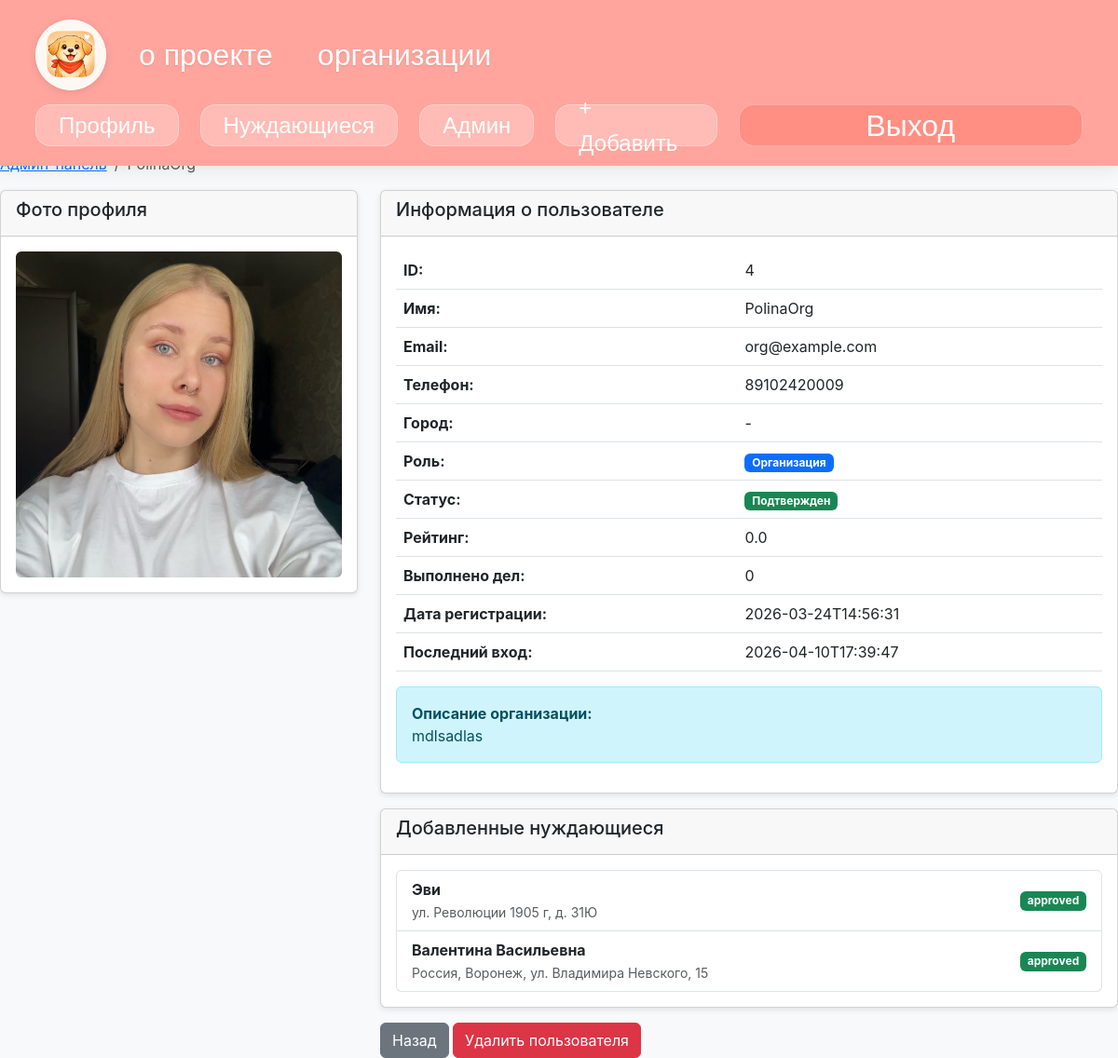
Before: /admin/user/4 (signed in) with the older database file.
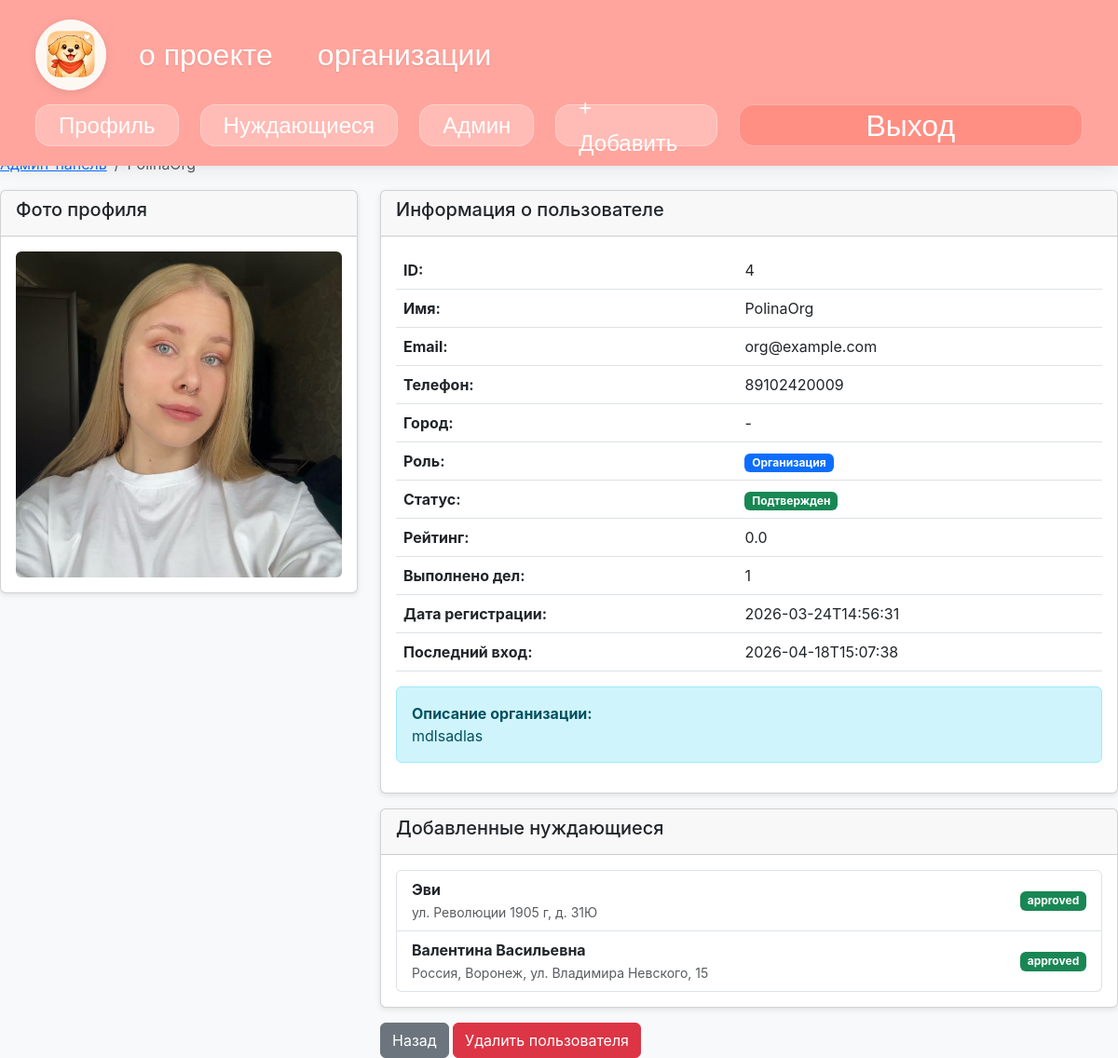
After: the same page with the newer database file.
### tables this page shows
CREATE TABLE users (id INTEGER PRIMARY KEY AUTOINCREMENT UNIQUE NOT NULL, name TEXT NOT NULL, email TEXT UNIQUE NOT NULL, password TEXT UNIQUE NOT NULL, photo TEXT, role TEXT NOT NULL, is_verified INTEGER DEFAULT (0), rating REAL DEFAULT (0), completed_tasks INTEGER DEFAULT (0), organization_name TEXT, organization_description TEXT, created_at TEXT, last_login TEXT, phone TEXT UNIQUE);

### app.py (the view)
@app.route('/admin/user/<int:user_id>')
def admin_user_detail(user_id):
    if 'user_id' not in session:
        return redirect(url_for('login'))
    with sqlite3.connect(DB_NAME) as conn:
        c = conn.cursor()
        c.execute('SELECT role FROM users WHERE id = ?', (session['user_id'],))
        admin_role = c.fetchone()
        if not admin_role or admin_role[0] != 'admin':
            flash('Доступ запрещен')
            return redirect(url_for('index'))
        c.execute('''SELECT id, name, email, phone, role, is_verified, rating,
                            completed_tasks, photo, created_at, last_login,
                            organization_description
                     FROM users WHERE id = ?''', (user_id,))
        user_data = c.fetchone()
        if not user_data:
            flash('Пользователь не найден')
            return redirect(url_for('admin_users'))
        user = {
            'id': user_data[0],
            'name': user_data[1],
            'email': user_data[2],
            'phone': user_data[3],
            'role': user_data[4],
            'is_verified': user_data[5],
            'rating': user_data[6],
            'completed_tasks': user_data[7],
            'photo': user_data[8],
            'created_at': user_data[9],
            'last_login': user_data[10],
            'organization_description': user_data[11]
        }
        needies = []
        if user['role'] == 'organization':
            c.execute('''SELECT id, name, address, status
                         FROM needies
                         WHERE organization_id = ?
                         ORDER BY created_at DESC''', (user_id,))
            needies_data = c.fetchall()
            for n in needies_data:
                needies.append({
                    'id': n[0],
                    'name': n[1],
                    'address': n[2],
                    'status': n[3]
                })
        return render_template('admin/user_detail.html', user=user, needies=needies)

### templates/admin/user_detail.html (shortened to what the changed rows need)
{% extends "layout.html" %}
{% block content %}
<div class="mt-4">
    <div class="row">
        <div class="col-md-8">
            <div class="card mb-3">
                <div class="card-body">
                    <table class="table">
                        <tr>
                            <th>ID:</th>
                            <td>{{ user.id }}</td>
                        </tr>
                        <tr>
                            <th>Имя:</th>
                            <td>{{ user.name }}</td>
                        </tr>
                        <tr>
                            <th>Email:</th>
                            <td>{{ user.email }}</td>
                        </tr>
                        <tr>
                            <th>Телефон:</th>
                            <td>{{ user.phone or '-' }}</td>
                        </tr>
                        <tr>
                            <th>Город:</th>
                        </tr>
                        <tr>
                            <th>Роль:</th>
                        </tr>
                        <tr>
                            <th>Статус:</th>
                        </tr>
                        <tr>
                            <th>Рейтинг:</th>
                            <td>{{ "%.1f"|format(user.rating) }}</td>
                        </tr>
                        <tr>
                            <th>Выполнено дел:</th>
                            <td>{{ user.completed_tasks }}</td>
                        </tr>
                        <tr>
                            <th>Дата регистрации:</th>
                            <td>{{ user.created_at[:19] if user.created_at else '-' }}</td>
                        </tr>
                        <tr>
                            <th>Последний вход:</th>
                            <td>{{ user.last_login[:19] if user.last_login else '-' }}</td>
                        </tr>
                    </table>
                    {% if user.role == 'organization' and user.organization_description %}
                        <div class="alert alert-info">
                            <strong>Описание организации:</strong><br>
                            {{ user.organization_description }}
                        </div>
                    {% endif %}
                </div>
            </div>
        </div>
    </div>
</div>
{% endblock %}

Changed rows visible on the page:
changed users "PolinaOrg": completed_tasks "0" → "1"; last_login "2026-04-10T17:39:47" → "2026-04-18T15:07:38"
